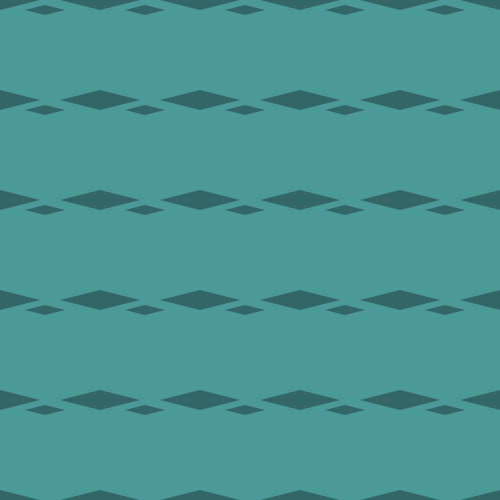
Frame 1 (no input)
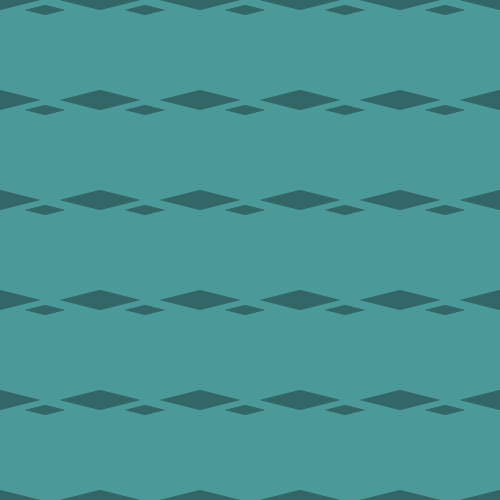
Frame 2 (the mouse pressed at the canvas centre, redrawn once)

The Processing sketch that drew these frames (run headless with seeded random() and noise(); the mouse was pressed at the canvas centre and the sketch redrawn once):

// Processing sketch: processing_11343
// ── processing_11343.pde

void setup(){
  size(500, 500);
  colorMode(HSB, 100);
  background(50, 50, 60);
  smooth();
  noLoop();
}

void draw(){
  noStroke();
  for(int r = 0 ; r < 6 ; r++){
    for(int f = 0 ; f < 6 ; f++){
      drawShade(50*r*2, 50*f*2, 40, 10, 50);
      drawShade(50*r*2+45, 50*f*2+10, 20, 5, 50);
    }
  }
}

void drawShade(int x, int y, int w, int h, int c){
  fill(c, 50, 40);
  quad(x, y-h, x+w, y, x, y+h, x-w, y);
}
